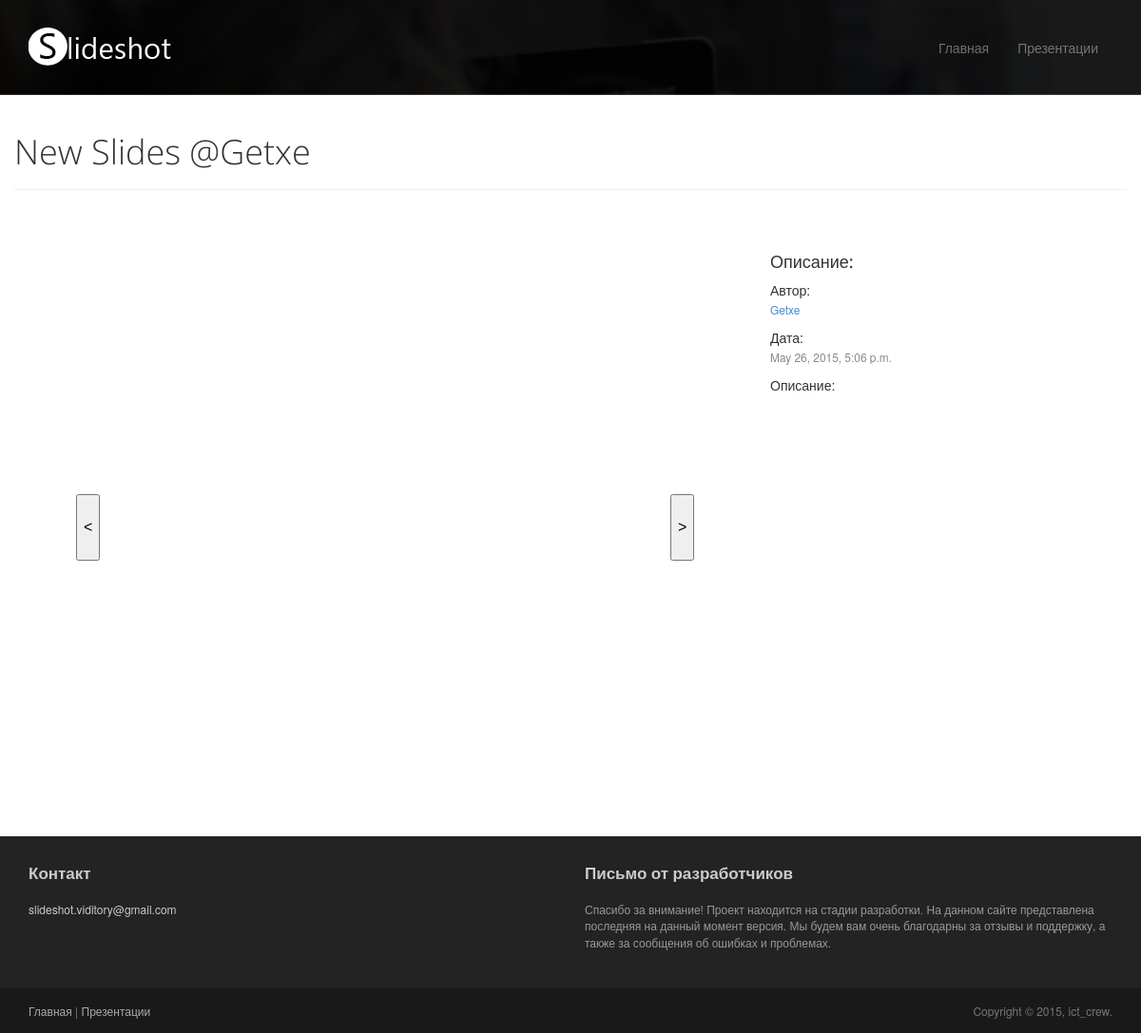
Screenshot of /broadcasting/93/ with the database file from the repository.
### broadcasts/models.py (models this page shows, shortened)
class Broadcasting(models.Model):
    owner = models.ForeignKey(User, verbose_name=u'Владелец', related_name=u'broadcasts')
    title = models.CharField(u'Заголовок', max_length=40)
    desc = models.TextField(u'Описание', max_length = 10000)
    start_date = models.DateTimeField(u'Дата и время начала',default=datetime.now, blank=True)
    active = models.BooleanField(u'Активна сейчас?', default=False)
    public = models.BooleanField(u'Is public broadcasting?', default=True)
    tags = models.ManyToManyField(Tag, verbose_name='Тэги', blank=True, null=True)
    event = models.ForeignKey(Event, verbose_name='Событие', related_name=u'broadcasts', blank=True, null=True)#relation to event
    class Meta:
        db_table = 'broadcasts_broadcastings'
        verbose_name = 'Презентация'
        verbose_name_plural = 'Презентации'
        ordering=['start_date']

### broadcasts/views.py (the view)
# urls.py: url(r'broadcasting/(?P<user_id>[0-9]+)/$', views.BroadcastingView.as_view()),
def broadcasting(request, id):
    try:
        broadcasting = Broadcasting.objects.get(pk=int(id))
    except Broadcasting.DoesNotExist:
        raise Http404
    slides = broadcasting.slides.all()
    html = render_to_response('broadcasting.html', {'broadcasting': broadcasting}, context_instance=RequestContext(request))
    return HttpResponse(html)

### broadcasts/templates/broadcasting.html (shortened to what this page needs)
{% extends 'page.html'%}
{% load static %}
{% block content %}
	<div class="container">
		<div class="row">
			<header class="page-header">
					<h1 class="page-title">{{ broadcasting.title }}</h1>
				</header>
			<article class="col-sm-8 maincontent">
				<div id="main">
    				<button class="left" onclick="left();" class="btn btn-default" role="button"><</button>
    				<div id="scr"></div>
   					<button class="right" onclick="right();" class="btn btn-default" role="button">></button>
				</div>
			</article>
			<aside class="col-sm-4 sidebar sidebar-right">
				<div class="widget">
					<h4>Описание:</h4>
					<ul class="list-unstyled list-spaces">
						<li>Автор:<br><span class="small text-muted"><a href="#cabinet">{{broadcasting.owner.username}}</a></span></li>
						<li>Дата:<br><span class="small text-muted">{{broadcasting.start_date}}</span></li>
						<li>Описание:<br></li>
					</ul>
				</div>
			</aside>
		</div>
	</div>
{% endblock %}

### static/assets/css/main.css (style rules this page uses)
h1, h2, h3, h4, h5, h6 { font-family:"Open sans", Helvetica, Arial; }
h1, .h1, h2, .h2, h3, .h3 { margin-top:30px; }
.page-title { margin-top:20px; font-weight:300; }
.text-muted { color:#888; }
ul.list-spaces li { margin-bottom:10px; }
.sidebar { padding-top:36px; padding-bottom:30px; }
.sidebar .widget { margin-bottom:20px; }

### broadcasts/templates/broadcasting.html (style rules this page uses)
#main { position:relative; margin: 100px auto; padding: 5px; width: 660px; height: 400px; }
#scr { margin:20px auto; width: 600px; height: 400px; margin-top:20px; background-color: white; background-size:cover; }
button { position: absolute; top: 200px; width: 25px; height: 70px; font: 12pt arial,tahoma,sans-serif; text-align: center; }
.left { left:5px; }
.right { right:5px; }

### rows the page displays
Broadcasting: title "New Slides @Getxe", owner.username "Getxe", start_date "May 26, 2015, 5:06 p.m."
